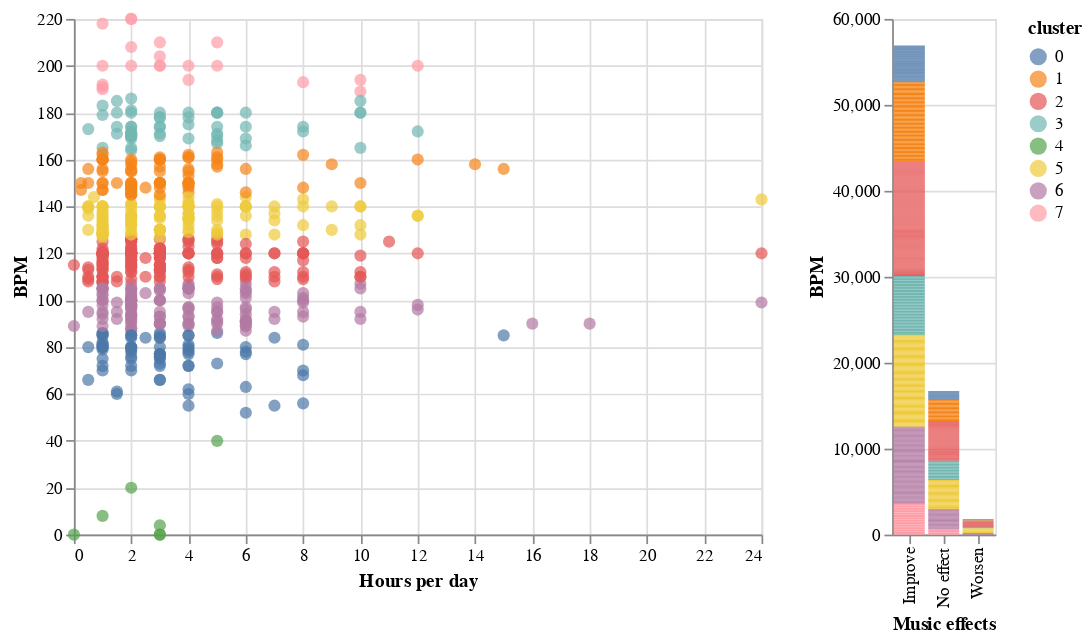

Write notebook code for a chart like this one.
### Markdown cell above
Trying to draw the plot directly with the data of hours per day as well as the amount in the column "BPM", we can hardly find or cluster groups with people who more likely to feel music therapy to be helpful or not.

Therefore, I would like to use altair and draw the plot with automatic grouping with kmeans, and it may inlcude some new information.

### Code cell
c1 = alt.Chart(df1).mark_circle(size=50).encode(
    x="Hours per day",
    y="BPM",
    color="cluster:N",
    tooltip="Music effects"
).add_selection(
    brush
)

c2 = alt.Chart(df1).mark_bar().encode(
    x="Music effects",
    y="BPM",
    color="cluster:N"
).transform_filter(
    brush
)

c1|c2

### Figure 1 — Vega-Lite specification as saved in the notebook (floating-point values rounded to 4 significant figures; data arrays with more than 128 entries replaced by an {"elided": "..."} marker saying what was removed)
{"config": {"view": {"continuousWidth": 400, "continuousHeight": 300}}, "hconcat": [{"mark": {"type": "circle", "size": 50}, "encoding": {"color": {"field": "cluster", "type": "nominal"}, "tooltip": {"field": "Music effects", "type": "nominal"}, "x": {"field": "Hours per day", "type": "quantitative"}, "y": {"field": "BPM", "type": "quantitative"}}, "selection": {"selector001": {"type": "interval"}}}, {"mark": "bar", "encoding": {"color": {"field": "cluster", "type": "nominal"}, "x": {"field": "Music effects", "type": "nominal"}, "y": {"field": "BPM", "type": "quantitative"}}, "transform": [{"filter": {"selection": "selector001"}}]}], "data": {"name": "data-11ca78b5e9a1ecf13752c4dff74e7a92"}, "$schema": "https://vega.github.io/schema/vega-lite/v4.17.0.json", "datasets": {"data-11ca78b5e9a1ecf13752c4dff74e7a92": {"elided": "614 records"}}}
